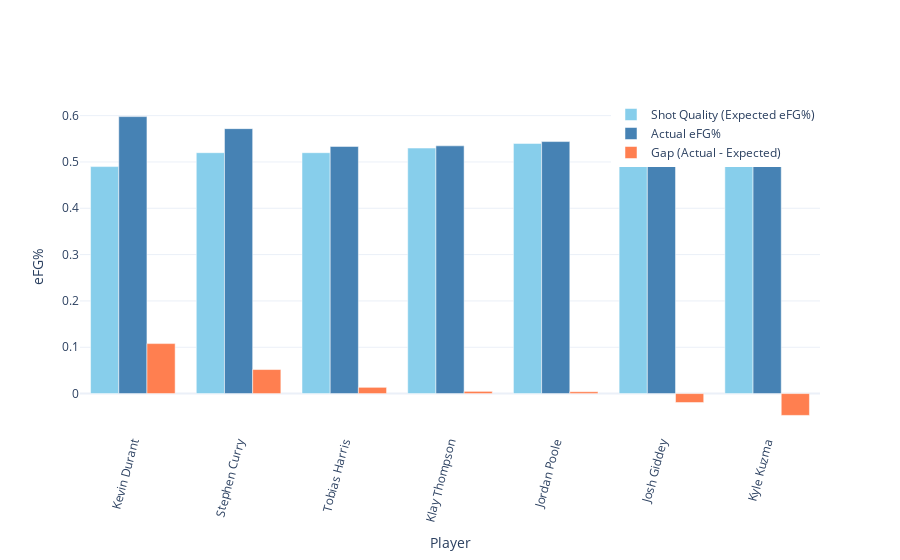

Notebook cell for this chart:
### Code cell
import plotly.graph_objects as go

fig = go.Figure()
fig.add_trace(go.Bar(
    x=season_data['Player'],
    y=season_data['Shot_Quality'],
    name='Shot Quality (Expected eFG%)',
    marker_color='skyblue'
))
fig.add_trace(go.Bar(
    x=season_data['Player'],
    y=season_data['eFG%'],
    name='Actual eFG%',
    marker_color='steelblue'
))
fig.add_trace(go.Bar(
    x=season_data['Player'],
    y=season_data['Gap'],
    name='Gap (Actual - Expected)',
    marker_color='coral'
))

fig.update_layout(
    barmode='group',
    xaxis_tickangle=-75,
    xaxis_title='Player',
    yaxis_title='eFG%',
    template='plotly_white',
    legend=dict(
        x=1,
        y=1,
        xanchor='right',
        yanchor='top',
        orientation='v'  # vertical stack at top right
    )
)

#fig.write_html("img/all_players_bar.html", include_plotlyjs="cdn", full_html=True)

### Figure 1 — Plotly figure (JSON) as saved in the notebook; plotly's stock layout.template omitted (floating-point values rounded to 4 significant figures)
{"data": [{"marker": {"color": "skyblue"}, "name": "Shot Quality (Expected eFG%)", "type": "bar", "x": ["Kevin Durant", "Stephen Curry", "Tobias Harris", "Klay Thompson", "Jordan Poole", "Josh Giddey", "Kyle Kuzma"], "y": [0.49, 0.52, 0.52, 0.53, 0.54, 0.55, 0.54]}, {"marker": {"color": "steelblue"}, "name": "Actual eFG%", "type": "bar", "x": ["Kevin Durant", "Stephen Curry", "Tobias Harris", "Klay Thompson", "Jordan Poole", "Josh Giddey", "Kyle Kuzma"], "y": [0.5979, 0.5719, 0.5335, 0.5348, 0.544, 0.5307, 0.4929]}, {"marker": {"color": "coral"}, "name": "Gap (Actual - Expected)", "type": "bar", "x": ["Kevin Durant", "Stephen Curry", "Tobias Harris", "Klay Thompson", "Jordan Poole", "Josh Giddey", "Kyle Kuzma"], "y": [0.1079, 0.0519, 0.0135, 0.0048, 0.004, -0.0193, -0.0471]}], "layout": {"barmode": "group", "legend": {"orientation": "v", "x": 1, "xanchor": "right", "y": 1, "yanchor": "top"}, "xaxis": {"tickangle": -75, "title": {"text": "Player"}}, "yaxis": {"title": {"text": "eFG%"}}}}
